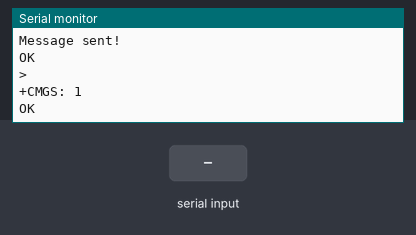
The sketch below on a simulated Arduino Uno, built with avr-gcc and run on an emulated ATmega328P. Parts: the last lines printed to the serial monitor. The test bench sets the inputs (shaded band). The modem accepts every AT command (registered, SIM ready, sends succeed) and sends nothing else.

Above: at 6.2 s.
6.3 s: "1" received over the second serial link
At 7.5 s:
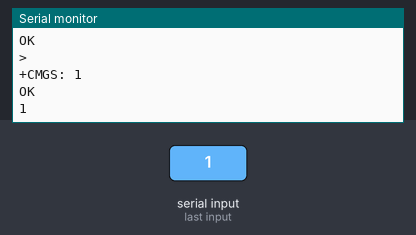
7.8 s: "0" received over the second serial link
At 8.6 s:
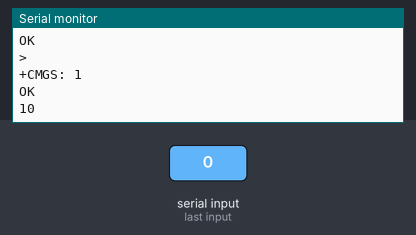

Measured:
- after the input at 6.3 s, the serial monitor: prints a new line at once (image 1)
- after the input at 7.8 s, the serial monitor: prints a new line at once (image 2)

The sketch:

GSM_Code.ino
```cpp
#include <SoftwareSerial.h>

// Set your SIM800 module TX and RX pins here
SoftwareSerial sim800(2, 3); // RX, TX

void setup() {
  // Start communication with the SIM800 module and Serial Monitor
  sim800.begin(9600);
  Serial.begin(9600);

  delay(1000); // Allow module to initialize

  Serial.println("Sending SMS...");
  sendSMS("9106114583", "Hello! This is a test message from Arduino + SIM800C.");
  Serial.println("Message sent!");
}

void loop() {
  // Keep reading the incoming serial data from the SIM800C
  if (sim800.available()) {
    Serial.write(sim800.read());
  }
  if (Serial.available()) {
    sim800.write(Serial.read());
  }
}

void sendSMS(String phoneNumber, String message) {
  sim800.println("AT+CMGF=1");  // Set SMS mode to text
  delay(1000);

  sim800.print("AT+CMGS=\"");    // Command to send SMS
  sim800.print(phoneNumber);
  sim800.println("\"");
  delay(1000);

  sim800.print(message);         // The message to send
  delay(1000);

  sim800.write(26);              // ASCII code for CTRL+Z to send the message
  delay(1000);
}
```
